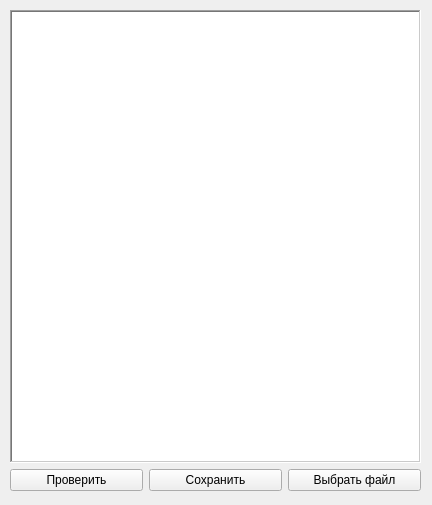
<?xml version="1.0" encoding="UTF-8"?>
<ui version="4.0">
 <class>MainWindow</class>
 <widget class="QMainWindow" name="MainWindow">
  <property name="geometry">
   <rect>
    <x>0</x>
    <y>0</y>
    <width>432</width>
    <height>505</height>
   </rect>
  </property>
  <property name="windowTitle">
   <string>MainWindow</string>
  </property>
  <widget class="QWidget" name="centralwidget">
   <widget class="QWidget" name="verticalLayoutWidget">
    <property name="geometry">
     <rect>
      <x>10</x>
      <y>10</y>
      <width>411</width>
      <height>481</height>
     </rect>
    </property>
    <layout class="QVBoxLayout" name="verticalLayout">
     <item>
      <widget class="QTextEdit" name="textEdit">
       <property name="font">
        <font>
         <pointsize>12</pointsize>
        </font>
       </property>
       <property name="frameShape">
        <enum>QFrame::WinPanel</enum>
       </property>
       <property name="frameShadow">
        <enum>QFrame::Sunken</enum>
       </property>
       <property name="lineWidth">
        <number>1</number>
       </property>
       <property name="verticalScrollBarPolicy">
        <enum>Qt::ScrollBarAsNeeded</enum>
       </property>
       <property name="horizontalScrollBarPolicy">
        <enum>Qt::ScrollBarAsNeeded</enum>
       </property>
      </widget>
     </item>
     <item>
      <layout class="QHBoxLayout" name="horizontalLayout">
       <item>
        <widget class="QPushButton" name="checkButton">
         <property name="text">
          <string>Проверить</string>
         </property>
        </widget>
       </item>
       <item>
        <widget class="QPushButton" name="saveTextButton">
         <property name="text">
          <string>Сохранить</string>
         </property>
        </widget>
       </item>
       <item>
        <widget class="QPushButton" name="choseFileButton">
         <property name="text">
          <string>Выбрать файл</string>
         </property>
        </widget>
       </item>
      </layout>
     </item>
    </layout>
   </widget>
  </widget>
  <widget class="QMenuBar" name="menubar">
   <property name="geometry">
    <rect>
     <x>0</x>
     <y>0</y>
     <width>432</width>
     <height>25</height>
    </rect>
   </property>
  </widget>
 </widget>
 <resources/>
 <connections/>
</ui>
